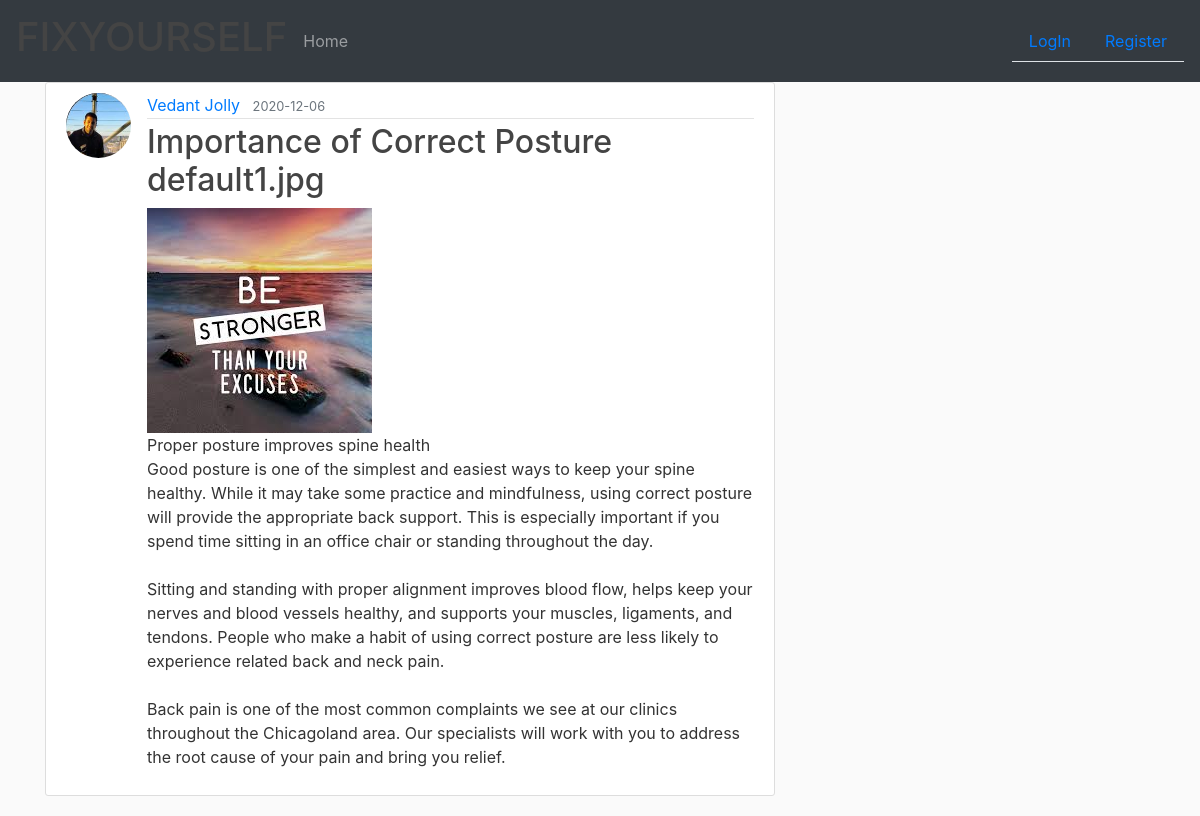
/post/1, run on an earlier commit of the app's database.
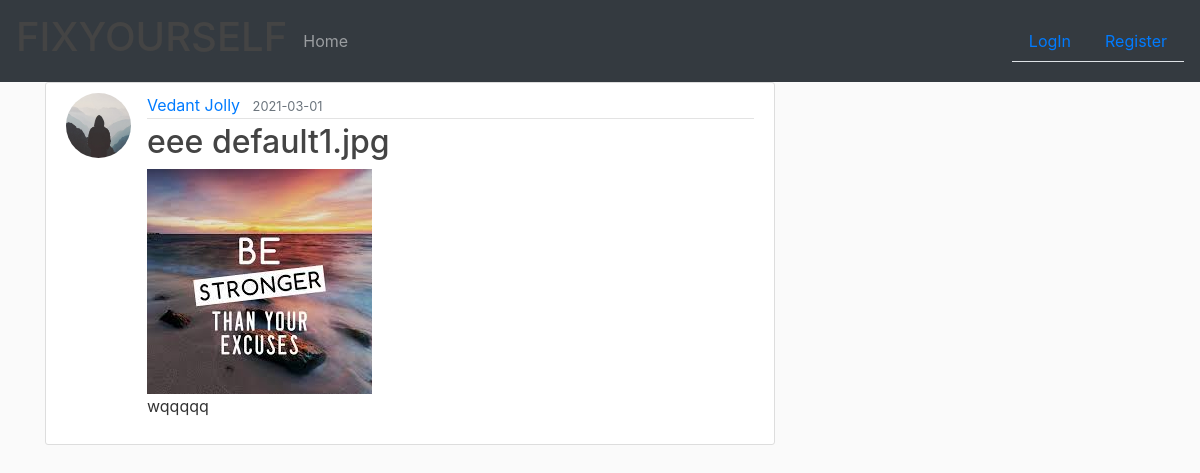
And on a later commit of the database.
### website/models.py (models this page shows, shortened)
class User(db.Model, UserMixin):
    id = db.Column(db.Integer, primary_key=True)
    name = db.Column(db.String(20), nullable=False)
    email = db.Column(db.String(120), unique=True, nullable=False)
    image_file = db.Column(db.String(20), nullable=False, default='default.jpg')
    password = db.Column(db.String(60), nullable=False)
    posts = db.relationship('Post', backref='author', lazy=True)
    feedbacks = db.relationship('Feedback', backref='customer', lazy=True)
    questions = db.relationship('Question', backref='author', lazy=True)

class Post(db.Model):
    id = db.Column(db.Integer, primary_key=True)
    title = db.Column(db.String(100), nullable=False)
    date_posted = db.Column(db.DateTime, nullable=False, default=datetime.utcnow)
    content = db.Column(db.Text, nullable=False)
    image_file = db.Column(db.String(20), nullable=False, default='default1.jpg')
    user_id = db.Column(db.Integer, db.ForeignKey('user.id'), nullable=False)

### website/routes.py (the view)
@app.route("/post/<int:post_id>")
def post(post_id):
    post = Post.query.get_or_404(post_id)
    return render_template('post.html', title=post.title, post=post)

### website/templates/post.html (shortened to what this page needs)
{% extends 'layout.html' %}
{% block content %}
  <article class="media content-section">
    <img class="rounded-circle article-img" src="{{ url_for('static',filename = 'profile_pics/' + post.author.image_file) }}">
    <div class="media-body">
      <div class="article-metadata">
        <a class="mr-2" href="{{ url_for('user_posts',username=post.author.name) }}">{{ post.author.name }}</a>
        <small class="text-muted">{{ post.date_posted.strftime("%Y-%m-%d") }}</small>
      </div>
      <h2 class="article-title">{{ post.title }} {{post.image_file}}</h2>
      <img src="{{ url_for('static',filename = 'profile_pics/' + post.image_file) }}" alt="Post Picture">
      <p class="article-content">{{ post.content }}</p>
    </div>
  </article>
{% endblock content %}

### website/templates/layout.html (shortened to what this page needs)
<!DOCTYPE html>
<html>
<head>
  <link rel="stylesheet" href="https://stackpath.bootstrapcdn.com/bootstrap/4.5.2/css/bootstrap.min.css">
  <link rel="stylesheet" type="text/css" href="{{ url_for('static',filename='main.css') }}">
</head>
<body>
    <nav class="navbar navbar-dark bg-dark">
        <a class="navbar-brand"><h1>FIX<span>YOURSELF</span></h1></a>
        <ul class="navbar-nav mr-auto">
          <li class="nav-item">
            <a class='nav-link' href="{{ url_for('home') }}">Home <span class="sr-only">(current)</span></a>
          </li>
        </ul>
        <ul class="nav nav-tabs justify-content-end">
          {% if current_user.is_authenticated %}
            <li class="nav-item">
              <a class='nav-link' href="{{ url_for('account') }}">Profile</a>
            </li>
            <li class="nav-item">
              <a class='nav-link' href="{{ url_for('suggestions') }}">Any Suggestions ?</a>
            </li>
            <li class="nav-item">
              <a class='nav-link' href="{{ url_for('all_posts') }}">Get Inspired</a>
            </li>
            <li class="nav-item">
              <a class='nav-link' href="{{ url_for('new_post') }}">Create a post</a>
            </li>
            <li>
                <a href="{{ url_for('all_questions') }}">Get Your Answes</a>
            </li>
            <li>
                <a href="{{ url_for('new_question') }}">Post a new Question</a>
            </li>
            <li class="nav-item">
              <a class='nav-link' href="{{ url_for('logout') }}">LogOut</a>
            </li>
          {% else %}
            <li class="nav-item">
              <a class='nav-link' href="{{ url_for('login') }}">LogIn</a>
            </li>
            <li class="nav-item">
              <a class='nav-link' href="{{ url_for('register') }}">Register</a>
            </li>
          {% endif %}
        </ul>
    </nav>
    <main role="main" class="container">
      <div class="row">
        <div class="col-md-8">
          {% block content %}{% endblock %}
        </div>
      </div>
    </main>
  </body>
</html>

### website/static/main.css (style rules this page uses)
body { background: #fafafa; color: #333333; }
h1, h2, h3, h4, h5, h6 { color: #444444; }
.content-section { background: #ffffff; padding: 10px 20px; border: 1px solid #dddddd; border-radius: 3px; margin-bottom: 20px; }
.article-title { color: #444444; }
.article-content { white-space: pre-line; }
.article-img { height: 65px; width: 65px; margin-right: 16px; }
.article-metadata { padding-bottom: 1px; margin-bottom: 4px; border-bottom: 1px solid #e3e3e3 }

What changed in the data, as far as the page shows it:
changed User "Vedant Jolly": image_file: picture removed, a placeholder shows
changed Post "default1.jpg": date_posted "2020-12-06" → "2021-03-01"; title "Importance of Correct Posture" → "eee"; content "Proper posture improves spine health Good posture is one of the simplest and easiest ways to keep your spine healthy. While it may take some practice and mindfulness, using correct posture will provide the appropriate back support. This is especially important if you spend time sitting in an office chair or standing throughout the day. Sitting and standing with proper alignment improves blood flow, helps keep your nerves and blood vessels healthy, and supports your muscles, ligaments, and tendons. People who make a habit of using correct posture are less likely to experience related back and neck pain. Back pain is one of the most common complaints we see at our clinics throughout the…" → "wqqqqq"
